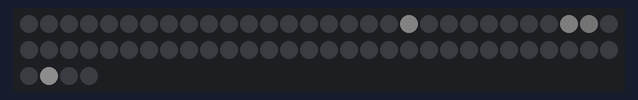
The sketch below on a simulated Arduino Leonardo, built with avr-gcc and run on an emulated ATmega32U4. Shown: 64 RGB LEDs in strip order, left to right, continuing on the next row. Dim RGB values are drawn brighter than linear; random numbers use the default seed unless the sketch sets one.

Above: at 0.17 s.
At 1.1 s:
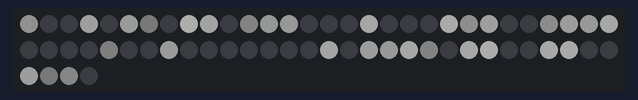

The sketch:

firefly.ino
```cpp
#include "FastLED.h"
#define NUM_LEDS 64
CRGB leds[NUM_LEDS];
uint8_t noise[NUM_LEDS];
uint16_t t = 0;
uint16_t speed = 10;

CRGB color = {255,255,255};
unsigned long flashTime = 500;
unsigned long flashes = 3;
float dim = .7;
unsigned long lastFlash = 0;

static uint16_t x;
static uint16_t y;
static uint16_t z;

static uint16_t scale = 4;

void setup() {
  // Create LEDs
  FastLED.addLeds<NEOPIXEL, 12>(leds, NUM_LEDS);

  // Set brightness
//  LEDS.setBrightness(50);

  // Turn off all LEDs
  for(int i = 0; i < NUM_LEDS; i++) {
    leds[i] = CRGB::Black;
  }
  LEDS.show();

  // Initialize serial communication with Pi
  Serial.begin(9600);

  // Initialize some variables
  lastFlash = millis();
  x = random16();
  y = random16();
  z = random16();
}

void fillnoise8() {
  // generate noise value for every LED
  for(uint16_t i = 0; i < NUM_LEDS; i++) {
    float r = scale*(float)(i/8)/8;
    float c = scale*(float)(i%8)/8;
    uint8_t n = inoise8(r*(1 << 8)+x,c*(1 << 8)+y,z+t);

    float normN = (float)n/255;
    float gamma = 255*normN*normN;
    noise[i] = gamma;
  }
  t += speed;
}

void loop() {
  fillnoise8();

  // Time since we started flashing
  unsigned long curTime = millis()-lastFlash;

  // Current flash
  int curFlash = (float)curTime/flashTime;

  // If we're not done flashing
  if(curTime < flashTime*flashes) {
    // calculate the intensity of our flash
    float intensity = pow(dim, curFlash)*fabs(sin((float)curTime/flashTime*PI));

    // set the color of each LED using the current color and flash intensity
    for (uint16_t i = 0; i < NUM_LEDS; i++) {
      CRGB curColor = color;
      float ledIntensity = intensity-((float)noise[i]/255);
      if(ledIntensity < 0) {
        ledIntensity = 0;
      }
      curColor.r *= ledIntensity;
      curColor.g *= ledIntensity;
      curColor.b *= ledIntensity;
      leds[i] = curColor;
    }
  } else {
    // otherwise, we're done flashing and want to turn off all LEDs
    for (uint16_t i = 0; i < NUM_LEDS; i++)
    {
      leds[i] = CRGB(0,0,0);
    }
  }

  // Serial message
  // r g b flashes flashTime(2bytes) speed
  if(Serial.available() >= 7) {
    lastFlash = millis();
    x = random16();
    y = random16();
    z = random16();

    scale = random8()%4+1;

    color.r = Serial.read();
    color.g = Serial.read();
    color.b = Serial.read();

    flashes = Serial.read();
    flashTime = Serial.read() << 8 | Serial.read();
    speed = Serial.read();
  }
  FastLED.show();
  delay(10);
}
```
